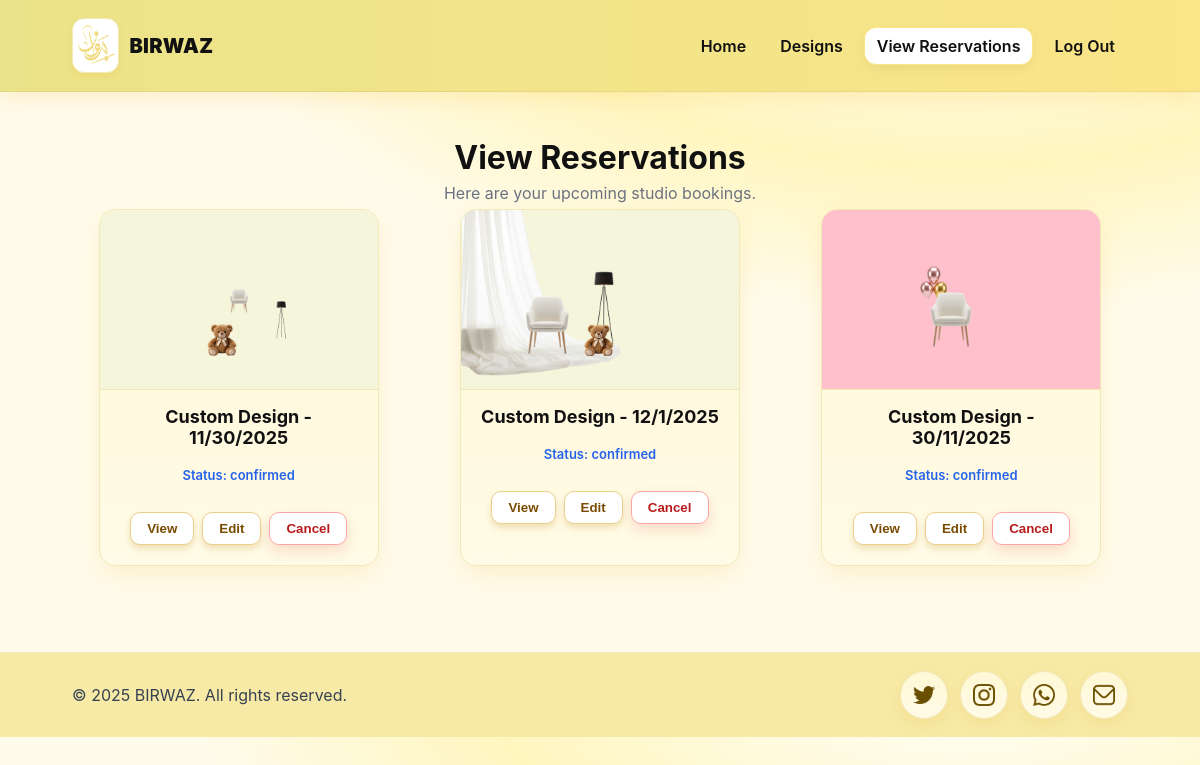
The page /birwasproject/viewReservations.php (signed in) on the database its author committed.
### tables this page shows
CREATE TABLE `reservation` (
  `ReservationID` int(10) UNSIGNED NOT NULL,
  `UserID` int(11) UNSIGNED NOT NULL,
  `DesignID` int(10) UNSIGNED DEFAULT NULL,
  `Date` date NOT NULL,
  `time_slot` varchar(50) NOT NULL,
  `total_price` decimal(10,0) NOT NULL,
  `created_at` timestamp NOT NULL DEFAULT CURRENT_TIMESTAMP,
  `statues` enum('pending','confirmed','completed','cancelled') NOT NULL DEFAULT 'pending'
);

CREATE TABLE `design` (
  `DesignID` int(10) UNSIGNED NOT NULL,
  `Name` text NOT NULL,
  `Description` text,
  `Image_URL` text NOT NULL,
  `Type` varchar(10) NOT NULL DEFAULT 'Ready'
);

### birwasproject/viewReservations.php (the view, shortened to what this page needs)
<?php
$userId = $_SESSION['user_id'];
$conn = getDBConnection();
$sql = "
    SELECT
        r.ReservationID,
        r.Date,
        r.time_slot,
        r.total_price,
        r.statues,
        d.Name AS design_name,
        d.Image_URL AS design_file,
        d.Type
    FROM reservation r
    LEFT JOIN design d
        ON d.DesignID = r.DesignID
    WHERE r.UserID = ?
    ORDER BY r.Date DESC, r.ReservationID DESC
";
$stmt = $conn->prepare($sql);
$stmt->bind_param("i", $userId);
$stmt->execute();
$result = $stmt->get_result();
$reservations = [];
if ($result) {
    while ($row = $result->fetch_assoc()) {
        $reservations[] = $row;
    }
}
?>
<!DOCTYPE html>
<html lang="en">
<head>
</head>
<body>
<header>
            <div class="container nav">
                <a class="brand" href="homeUser.php">
                    <img src="images/logo1.png" alt="BIRWAZ logo">
                    <strong>BIRWAZ</strong>
                </a>
                <nav class="links">
                    <a href="homeUser.php">Home</a>
                    <a href="designs.php" >Designs</a>
                    <a href="viewReservations.php" aria-current="page">View Reservations</a>
                    <a href="logout.php" id="logoutLink">Log Out</a>
                </nav>
            </div>
        </header>
<main class="container">
    <section class="hero">
        <h1>View Reservations</h1>
        <p>Here are your upcoming studio bookings.</p>
    </section>
    <section class="cards" id="results">
        <?php if (empty($reservations)): ?>
            <p style="grid-column:1 / -1; text-align:center; color:#6b7280;">
                You don't have any reservations yet.
            </p>
        <?php else: ?>
            <?php foreach ($reservations as $res): ?>
                <?php
$imgSrc = 'images/default_studio.png';
if (!empty($res['design_file'])) {
    $file = htmlspecialchars($res['design_file']);
    if (file_exists("images/$file")) {
        $imgSrc = "images/$file";
    }
    elseif (file_exists("customizedesign/$file")) {
        $imgSrc = "customizedesign/$file";
    }
    elseif (file_exists("uploads/$file")) {
        $imgSrc = "uploads/$file";
    }
}
$designName = !empty($res['design_name']) ? $res['design_name'] : 'Customized Design';
?>
                <div class="card">
    <img src="<?php echo $imgSrc; ?>" alt="<?php echo htmlspecialchars($designName); ?>">
    <div class="card-content">
        <h3><?php echo htmlspecialchars($designName); ?></h3>
        <p class="status">
            Status: <?php echo htmlspecialchars($res['statues']); ?>
        </p>
        <div class="btns">
            <a href="ViewDesign.php?reservation_id=<?php echo $res['ReservationID']; ?>">
                <button class="btn" type="button">View</button>
            </a>
            <?php if ($res['Type'] === 'customized'): ?>
    <a href="EditDesign.php?reservation_id=<?php echo $res['ReservationID']; ?>">
        <button class="btn" type="button">Edit</button>
    </a>
<?php endif; ?>
            <a href="cancelReservation.php?reservation_id=<?php echo $res['ReservationID']; ?>"
               onclick="return confirm('Are you sure you want to cancel this reservation?');">
                <button class="delete-btn" type="button">Cancel</button>
            </a>
        </div>
    </div>
</div>
            <?php endforeach; ?>
        <?php endif; ?>
    </section>
</main>
<footer>
    <div class="footer-inner">
        <div class="copy">© 2025 BIRWAZ. All rights reserved.</div>
        <div class="socials">
            <a href="https://twitter.com" target="_blank"><img src="images/twitter.png" alt="Twitter icon"></a>
            <a href="https://instagram.com" target="_blank"><img src="images/instagram.png" alt="Instagram icon"></a>
            <a href="https://wa.me" target="_blank"><img src="images/whatsapp.png" alt="WhatsApp icon"></a>
            <a href="mailto:birwaz@gmail.com" target="_blank"><img src="images/email.png" alt="Email icon"></a>
        </div>
    </div>
</footer>
</body>
</html>

### birwasproject/viewReservations.php (style rules this page uses)
* { box-sizing:border-box }
body { margin:0; font-family:Inter,system-ui,Arial,sans-serif; color:#1f2937; background:radial-gradient(1200px 600px at 80% -10%, #fff 0%, #fff6bf 40%, #fffbeb 65%); }
a { color:inherit; text-decoration:none }
header { position:static; top:0; z-index:20; background:linear-gradient(90deg, #EBE389, #fae588); border-bottom:1px solid rgba(0,0,0,.05); box-shadow:0 6px 20px rgba(245,158,11,.15); }
.container { max-width:1100px; margin-inline:auto; padding:18px 22px }
.nav { display:flex; align-items:center; justify-content:space-between; gap:14px; min-height:64px; }
.brand { display:flex; align-items:center; gap:10px; line-height:1; }
.brand img { height:55px; width:auto; object-fit:contain; display:block; background:#fff; padding:1px; border-radius:12px; border:1px solid #f1e9b6; box-shadow:0 4px 10px rgba(245,158,11,.12); }
.brand strong { font-weight:900; letter-spacing:.3px; color:#111; font-size:clamp(18px, 2.4vw, 20px); }
.links { display:flex; gap:8px; flex-wrap:wrap }
.links a { padding:8px 12px; border-radius:12px; color:#111; font-weight:600; border:1px solid transparent; transition:.2s }
.links a[aria-current="page"] { background:#fff; border-color:#fde68a; box-shadow:0 4px 10px rgba(0,0,0,.05) }
.hero { padding:28px 8px 6px; text-align:center; }
.hero h1 { margin:0 0 6px; font-size:clamp(24px,3vw,32px); color:#111 }
.hero p { margin:0; color:#6b7280 }
.cards { display:grid; grid-template-columns:repeat(auto-fill,minmax(280px,1fr)); gap:28px; justify-items:center; padding-bottom:40px; }
.card { width:280px; border-radius:16px; background:linear-gradient(180deg,#fff8d6,#fffbe6); border:1px solid #f1e9b6; box-shadow:0 10px 24px rgba(245,158,11,.12); overflow:hidden; transition:.25s; display:flex; flex-direction:column; }
.card img { width:100%; height:180px; object-fit:cover; border-bottom:1px solid #f1e9b6; }
.card-content { padding:16px 14px 20px; text-align:center; flex:1; display:flex; flex-direction:column; gap:6px; }
.card-content h3 { margin:0; font-size:18px; color:#111; }
.status { font-weight:600; font-size:13px; color:#2563eb; }
.btns { display:flex; justify-content:center; gap:8px; margin-top:10px; }
.delete-btn { background:#fff; border:1px solid #fca5a5; color:#b91c1c; font-weight:600; border-radius:10px; padding:8px 16px; cursor:pointer; transition:.2s; box-shadow:0 6px 14px rgba(220,38,38,.15); }
.btn { background: #fff; border: 1px solid #EBCF8C; color: #7A4C00; font-weight: 600; border-radius: 10px; padding: 8px 16px; cursor: pointer; transition: .2s; box-shadow: 0 4px 6px rgba(200,150,50,0.25); }
footer { background:#f6eaa6; border-top:1px solid #f1e9b6; margin-top:28px; }
.footer-inner { max-width:1100px; margin:auto; padding:18px 22px; display:flex; align-items:center; justify-content:space-between; gap:12px; flex-wrap:wrap; }
.copy { color:#374151; font-size:16px }
.socials { display:flex; gap:12px; align-items:center; }
.socials a { width:48px; height:48px; border-radius:50%; display:grid; place-items:center; background: linear-gradient(180deg,#fff8d6,#fffbe6); border:1px solid #f1e9b6; box-shadow:0 6px 14px rgba(245,158,11,.12); transition:transform .15s ease, box-shadow .15s ease, background .2s ease; }
.socials img { width:22px; height:22px; object-fit:contain; display:block; }

### rows shown on the page
reservation: DesignID.Image_URL (picture), DesignID.Name "Custom Design - 11/30/2025", statues "confirmed"
reservation: DesignID.Image_URL (picture), DesignID.Name "Custom Design - 12/1/2025", statues "confirmed"
reservation: DesignID.Image_URL (picture), DesignID.Name "Custom Design - 30/11/2025", statues "confirmed"
